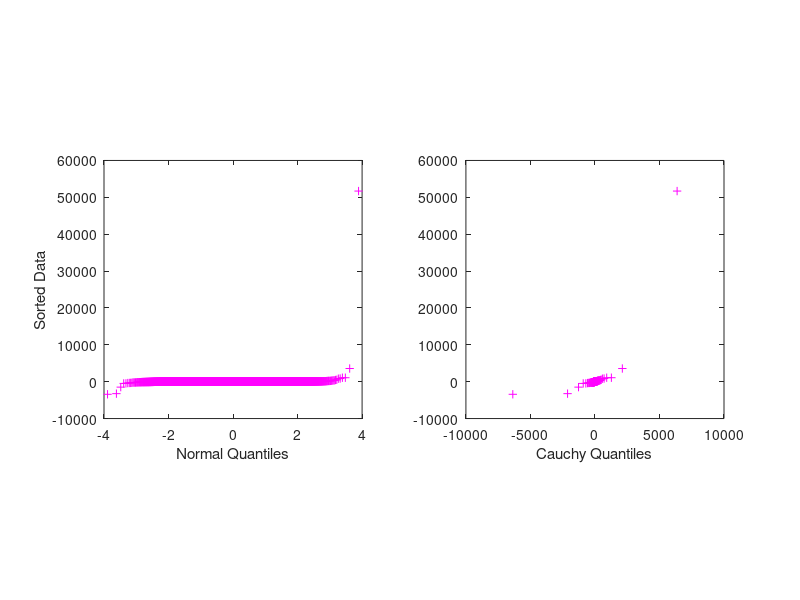

Recreate this plot in MATLAB.
%% Example 4.14
% Compute 10000 random draws from the standardized Cauchy distribution and
% produce q-q plots of them against the standardized normal and Cauchy
% distributions. What differences do you see?

% The q-q plots are very useful for studying light-tailed data and
% detecting outliers, but is less useful for systematically heavy tailed
% data.

%% Random Draws
clear; close all; clf;
% MATLAB also provides qqplot() function. This here is a general formula to
% accomplish the same thing.
draws = 10000;
x = trnd(1,1,draws);
n = length(x);
u = ((1:n) - 0.5)/n;

%% Plotting q-q plots
% Normal quantiles
figure(1);
subplot(1,2,1); 
plot(norminv(u), sort(x), 'm+')
axis square
xlabel 'Normal Quantiles'; ylabel 'Sorted Data';

%Cauchy qunatiles
subplot(1,2,2); 
plot(tinv(u,1),sort(x),'m+')
axis square
xlabel 'Cauchy Quantiles';

% While the Gaussian distribution has exponential tails, the Cauchy
% distribution has algebraic tails.
% The sense of curvature in the q-q plots is opposite to that in the p-p
% plots.
% For heavy tailed data (Cauchy), the q-q plot has most of the data
% clustered in the middle and curvature controlled by outliers.